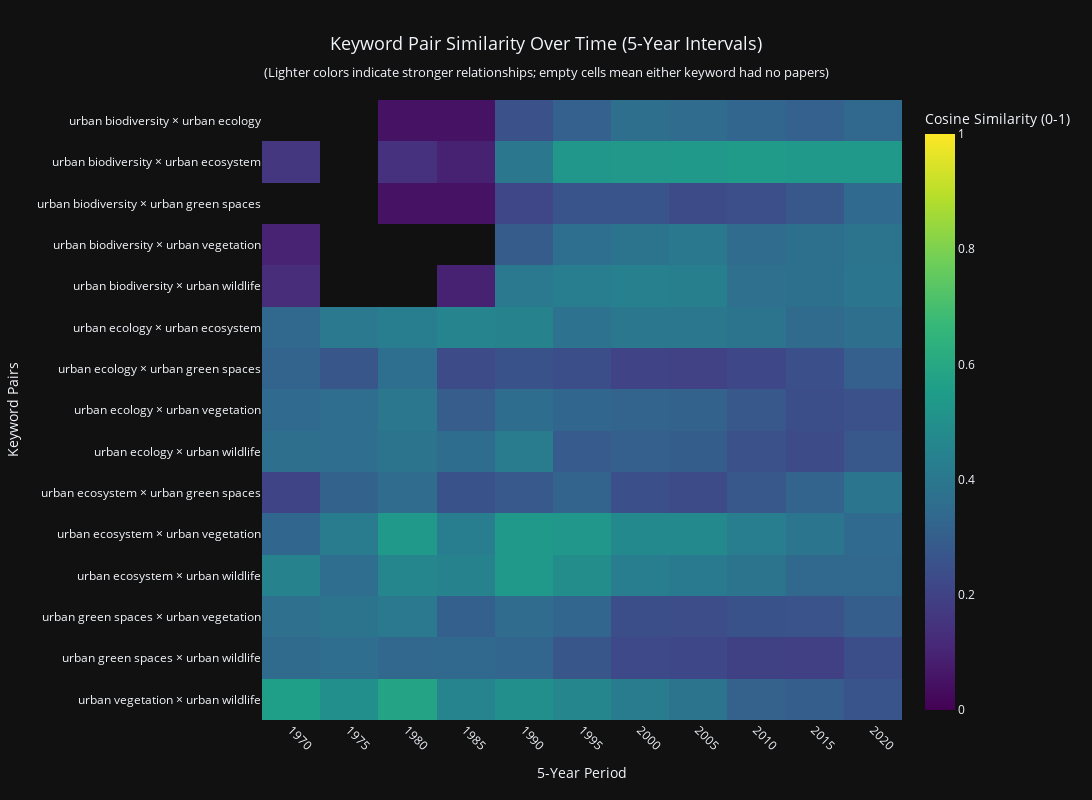

Notebook code cell kept with this figure:
### Markdown cell above
We can see the keywords have relatively low similarity, meaning they do occur together occasionally, but mostly cover their own fields. This means my choice of keywords was an effective one, as they indicate we were able to cover more ground, so to speak, in obtaining papers representative of studies performed within an urban context.

Next, I looked into temporal data, seeing how the relationships changed over time. Since initial data was sparse, which can cause some issues with the similarity calculation, I went with 5-year intervals. That is, I grouped all of the data every 5 years before I performed the relationship analysis.

### Code cell
df_keyword_pivot = df_keywords.pivot(index='search_keyword', columns='year', values='paper_count')
df_keyword_pivot.fillna(0, inplace=True)

year_pair_counts = {}

for _, row in df_keyword_occurrence.iterrows():
    year = row['year']
    year_bin = (year // 5) * 5
    keyword_list = row['keywords']
    
    unique_keywords = sorted([kw.strip() for kw in keyword_list])
    for kw1, kw2 in combinations(unique_keywords, 2):
        pair_key = f"{kw1} × {kw2}"
        
        if year_bin not in year_pair_counts:
            year_pair_counts[year_bin] = {}
        if pair_key not in year_pair_counts[year_bin]:
            year_pair_counts[year_bin][pair_key] = 0
        year_pair_counts[year_bin][pair_key] += 1

pair_time_data = []
for year_bin, pairs_dict in year_pair_counts.items():
    for pair, count in pairs_dict.items():
        pair_time_data.append({
            'year_bin': year_bin,
            'keyword_pair': pair,
            'cooccurrence_count': count
        })

df_pair_pivot = pd.DataFrame(pair_time_data).pivot(index='keyword_pair', columns='year_bin', values='cooccurrence_count')
df_pair_pivot.fillna(0, inplace=True)

keyword_year_data = []
for _, row in df_keywords.iterrows():
    year_bin = (row['year'] // 5) * 5
    keyword_year_data.append({
        'search_keyword': row['search_keyword'],
        'year_bin': year_bin,
        'paper_count': row['paper_count']
    })

df_keyword_year_counts = (pd.DataFrame(keyword_year_data)
                         .groupby(['search_keyword', 'year_bin'])['paper_count']
                         .sum()
                         .reset_index()
                         .pivot(index='search_keyword', columns='year_bin', values='paper_count'))
df_keyword_year_counts.fillna(0, inplace=True)

df_pair_similarity = df_pair_pivot.copy()

for pair_name in df_pair_similarity.index:
    kw1, kw2 = pair_name.split(' × ')
    
    for year_bin in df_pair_similarity.columns:
        if year_bin in df_keyword_year_counts.columns:
            kw1_count = df_keyword_year_counts.loc[kw1, year_bin] if kw1 in df_keyword_year_counts.index else 0
            kw2_count = df_keyword_year_counts.loc[kw2, year_bin] if kw2 in df_keyword_year_counts.index else 0
            
            if kw1_count > 0 and kw2_count > 0:
                df_pair_similarity.loc[pair_name, year_bin] = df_pair_pivot.loc[pair_name, year_bin] / math.sqrt(kw1_count * kw2_count)
            else:
                df_pair_similarity.loc[pair_name, year_bin] = 0

year_totals = df_pair_similarity.sum(axis=0)
active_years = year_totals[year_totals > 0].index
df_similarity_active = df_pair_similarity[active_years]

df_similarity_masked = df_similarity_active.replace(0, np.nan)\

fig_temporal = go.Figure(data=go.Heatmap(
    z=df_similarity_masked.values,
    x=[str(int(col)) for col in df_similarity_masked.columns],
    y=df_similarity_masked.index,
    colorscale='Viridis',
    hovertemplate='<b>%{y}</b><br>' +
                  'Period: %{x}<br>' +
                  'Cosine Similarity: %{z:.3f}<br>' +
                  '<extra></extra>',
    colorbar=dict(title='Cosine Similarity (0-1)'),
    showscale=True,
    zmin=0,
    zmax=1
))

fig_temporal.update_layout(
    title={
        'text': 'Keyword Pair Similarity Over Time (5-Year Intervals)<br><sub>(Lighter colors indicate stronger relationships; empty cells mean either keyword had no papers)</sub>',
        'x': 0.5,
        'xanchor': 'center',
        'font': {'size': 18}
    },
    xaxis_title='5-Year Period',
    yaxis_title='Keyword Pairs',
    template='plotly_dark',
    width=1200,
    height=800,
    xaxis=dict(
        tickangle=45,
        side='bottom',
        showgrid=False
    ),
    yaxis=dict(
        autorange='reversed',
        showgrid=False
    ),
    font=dict(size=12)
)

fig_temporal.show()

### Figure 1 — Plotly figure (JSON) as saved in the notebook; plotly's stock layout.template omitted (floating-point values rounded to 4 significant figures; data arrays with more than 128 entries replaced by an {"elided": "..."} marker saying what was removed)
{"data": [{"colorbar": {"title": {"text": "Cosine Similarity (0-1)"}}, "colorscale": [[0, "#440154"], [0.1111, "#482878"], [0.2222, "#3e4989"], [0.3333, "#31688e"], [0.4444, "#26828e"], [0.5556, "#1f9e89"], [0.6667, "#35b779"], [0.7778, "#6ece58"], [0.8889, "#b5de2b"], [1, "#fde725"]], "hovertemplate": "<b>%{y}</b><br>Period: %{x}<br>Cosine Similarity: %{z:.3f}<br><extra></extra>", "showscale": true, "type": "heatmap", "x": ["1970", "1975", "1980", "1985", "1990", "1995", "2000", "2005", "2010", "2015", "2020"], "y": ["urban biodiversity × urban ecology", "urban biodiversity × urban ecosystem", "urban biodiversity × urban green spaces", "urban biodiversity × urban vegetation", "urban biodiversity × urban wildlife", "urban ecology × urban ecosystem", "urban ecology × urban green spaces", "urban ecology × urban vegetation", "urban ecology × urban wildlife", "urban ecosystem × urban green spaces", "urban ecosystem × urban vegetation", "urban ecosystem × urban wildlife", "urban green spaces × urban vegetation", "urban green spaces × urban wildlife", "urban vegetation × urban wildlife"], "z": {"elided": "15x11 float values"}, "zmax": 1, "zmin": 0}], "layout": {"font": {"size": 12}, "height": 800, "title": {"font": {"size": 18}, "text": "Keyword Pair Similarity Over Time (5-Year Intervals)<br><sub>(Lighter colors indicate stronger relationships; empty cells mean either keyword had no papers)</sub>", "x": 0.5, "xanchor": "center"}, "width": 1200, "xaxis": {"showgrid": false, "side": "bottom", "tickangle": 45, "title": {"text": "5-Year Period"}}, "yaxis": {"autorange": "reversed", "showgrid": false, "title": {"text": "Keyword Pairs"}}}}
